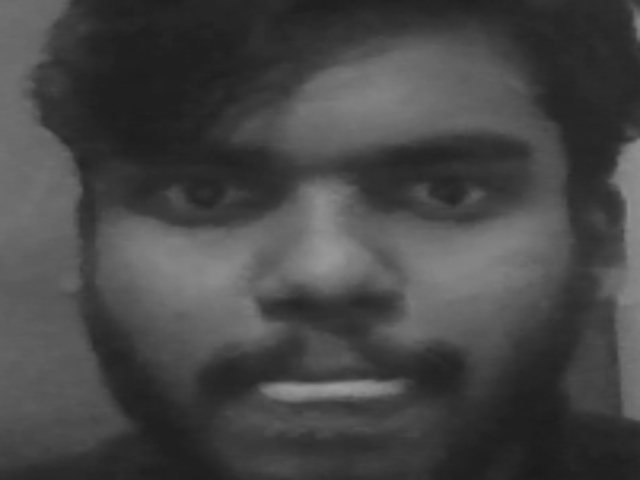
#> input picture Face_Detect/Dataset/Abhinav/10.png, 640 x 480 px
$ python face_detect.py
#> lines starting #> are read from the running program, lines starting #| are printed output that depends on the picture; after the words box and inside, x2 and y2 are one past the last pixel; in counts of white or black regions, pixels touching at a corner belong together
import cv2
import os
import numpy as np

haar_file='haarcascade_frontalface_default.xml'
datasets='./Dataset'
(images, labels, names, id) = ([], [], {}, 0)
for (subdirs, dirs, files) in os.walk(datasets):
    for subdir in dirs:
        names[id] = subdir
        subjectpath = os.path.join(datasets, subdir)
        for filename in os.listdir(subjectpath):
            path = os.path.join(subjectpath, filename)
            label = id
            images.append(cv2.imread(path, 0))
            labels.append(int(label))
        id = id + 1
#> id = 1

(images, labels) = [np.array(lists) for lists in [images, labels]]
model = cv2.face.LBPHFaceRecognizer_create()
model.train(images, labels)

face_cascade = cv2.CascadeClassifier(haar_file)
cap = cv2.VideoCapture(0)

while True:
    ret, frame = cap.read()
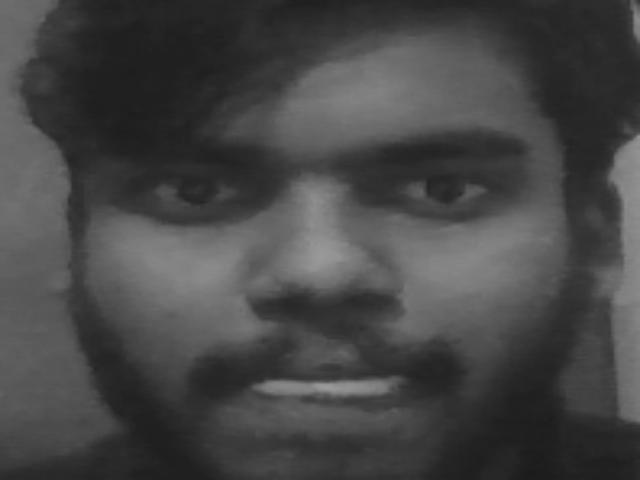
#> input picture Face_Detect/Dataset/Abhinav/12.png, 640 x 480 px, given in place of the camera
#> frame is the input picture: shape (480, 640, 3); min 27, max 154, mean 70.2
    if ret == True:
        img_gray = cv2.cvtColor(frame, cv2.COLOR_BGR2GRAY)
        faces = face_cascade.detectMultiScale(img_gray, 1.3, 4)
        # detectMultiscale(source_image,scale,min_neighbours)
        for (x, y, w, h) in faces:
            cv2.rectangle(frame, (x, y), (x + w, y + h), (0, 255, 0), 2)
            face = img_gray[y:y + h, x:x + h]
            face_resize = cv2.resize(face, (640, 480))
            prediction = model.predict(face_resize)
            if prediction[1] < 30:
                cv2.putText(frame, '%s' % (names[prediction[0]].strip()), (x + 5, (y + 25 + h)),
                            cv2.FONT_HERSHEY_PLAIN, 1.5, (20, 185, 20), 2)
            else:
                cv2.putText(frame, "Unknown", (x + 5, (y + 25 + h)), cv2.FONT_HERSHEY_PLAIN,
                            1.5, (65, 65, 255), 2)
#> this loop made 1 pass
#> pass 1, `face = img_gray[y:y + h, x:x + h]`:
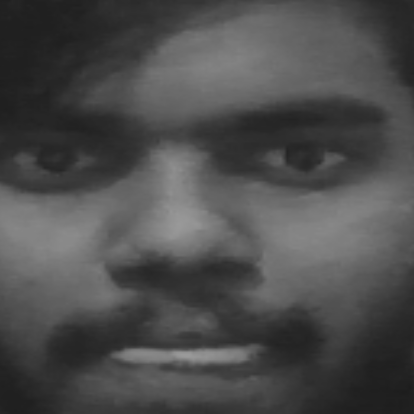
#> face: shape (414, 414); min 28, max 154, mean 76.2
#> pass 1, `face_resize = cv2.resize(face, (640, 480))`:
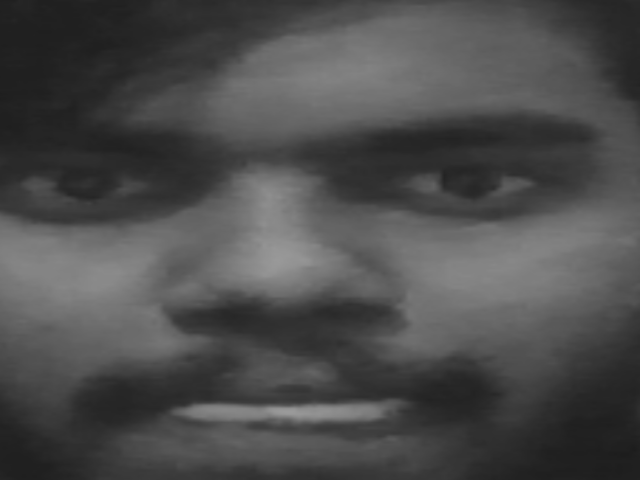
#> face_resize: shape (480, 640); min 28, max 154, mean 76.2
#> after the loop:
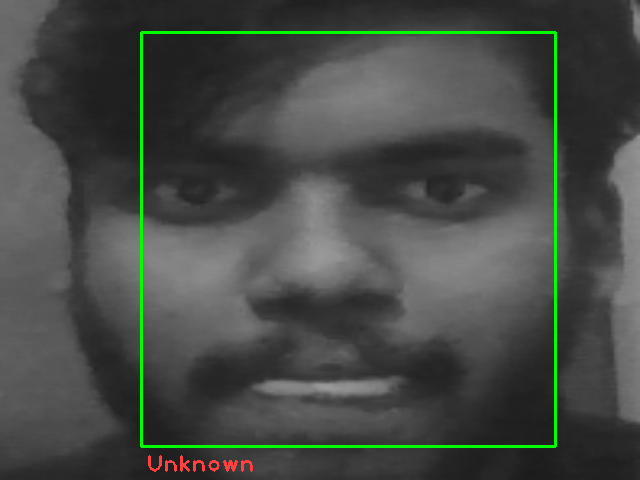
#> frame: shape (480, 640, 3); 1.81% of pixels changed, all inside (x1, y1, x2, y2) = (140, 31, 557, 472)

        cv2.imshow("Face Recognition", frame)
        if cv2.waitKey(1) == ord("q"):
#> (key q is pressed here)
            break
cap.release()
cv2.destroyAllWindows()
